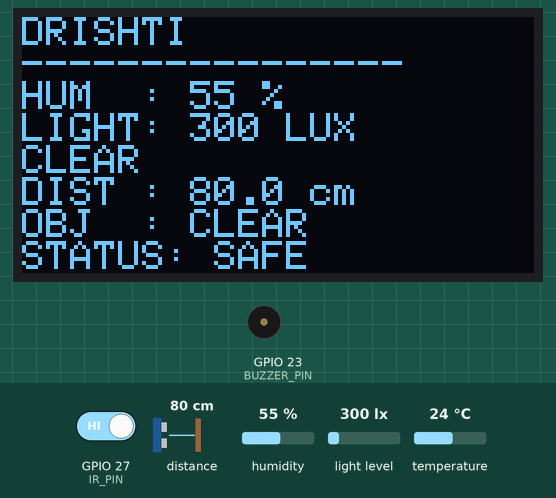
A sketch run on a simulated ESP32. Shown: 128×64 one-colour display, buzzer (waves = sounding, pin HIGH). The test bench sets the inputs (shaded band); at power-on: distance to the obstacle 80 cm, GPIO 27 (IR_PIN) HIGH, humidity 55 %, light level 300 lx, temperature 24 °C. What the sketch prints to the serial monitor is not drawn.

Above: at 3.5 s.
3.6 s: distance to the obstacle set to 23 cm
At 4.2 s:
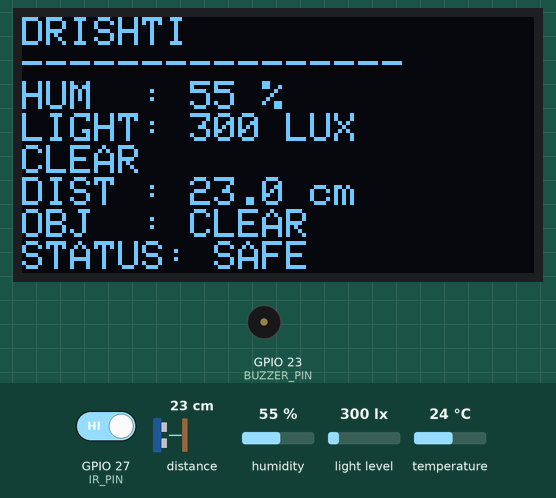
5.2 s: distance to the obstacle set to 18 cm
At 7.1 s:
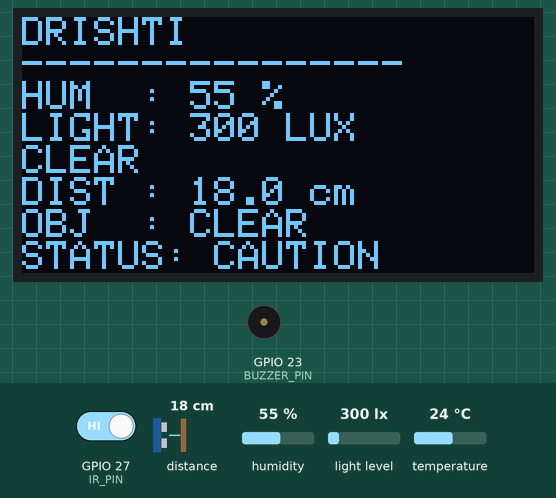
9.8 s: GPIO 27 (IR_PIN) driven LOW
At 10.7 s:
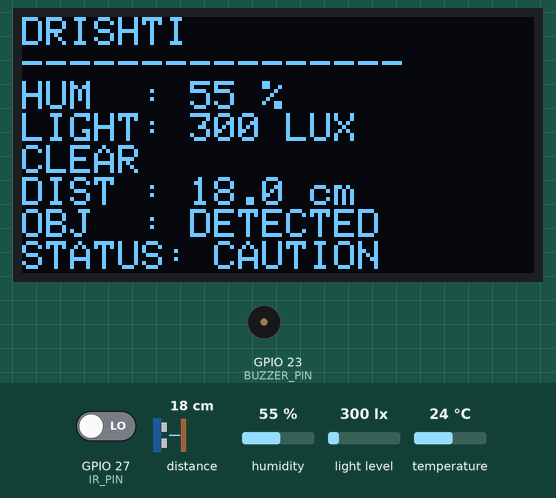
13.2 s: distance to the obstacle set to 2 cm
At 14.7 s:
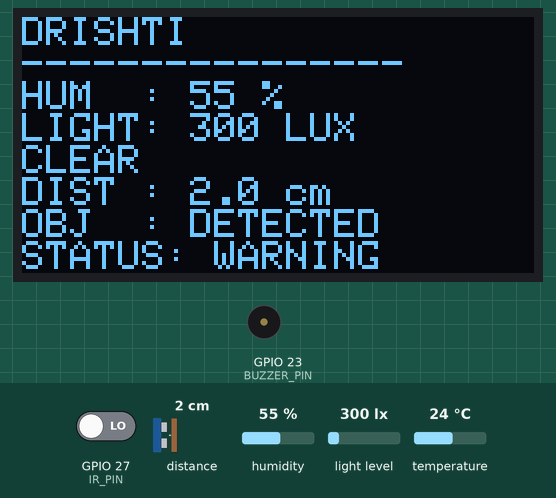
16.4 s: GPIO 27 (IR_PIN) driven HIGH
At 18.1 s:
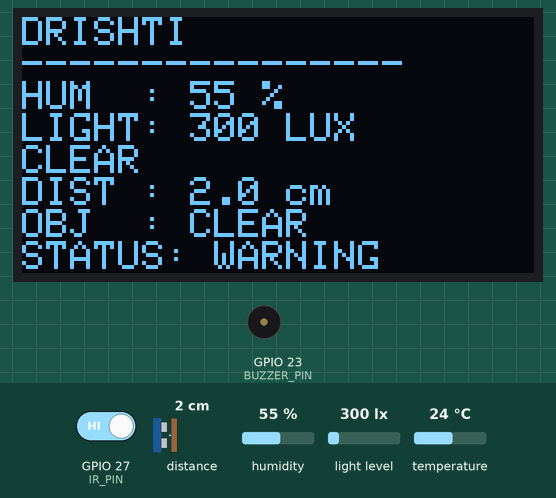
19.0 s: humidity set to 22 %
At 23.33 s:
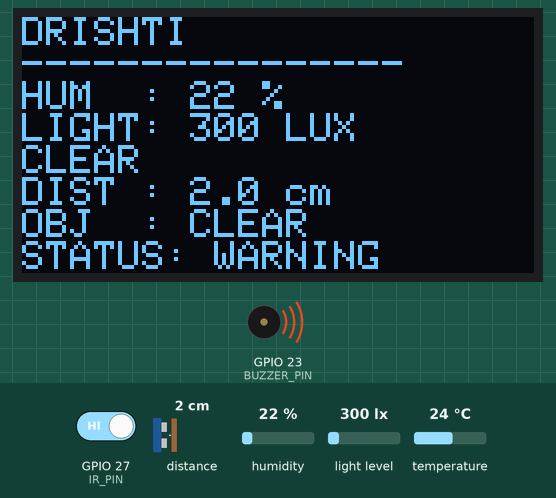
Timing chart, 0 to 24.9 s (numbered marks = the images above; inputs shaded):
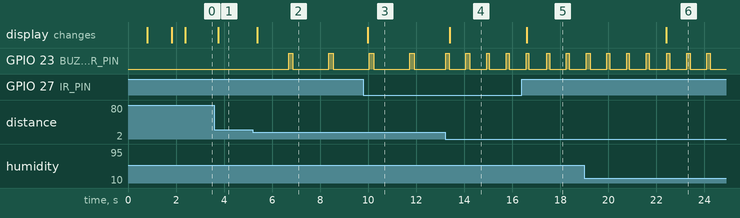

The sketch:

esp_code.ino
```cpp
#include <Wire.h>
#include <Adafruit_GFX.h>
#include <Adafruit_SSD1306.h>
#include <Adafruit_VL53L0X.h>
#include <DHT.h>
#include <BH1750.h>

// ==========================================================
//                         PINS
// ==========================================================

// ---------------- I2C BUS 0 ----------------
// VL53L0X + BH1750
#define I2C0_SDA 21
#define I2C0_SCL 22

// ---------------- I2C BUS 1 ----------------
// OLED
#define OLED_SDA 25
#define OLED_SCL 26

// DHT22
#define DHT_PIN 4
#define DHT_TYPE DHT22

// IR obstacle sensor
#define IR_PIN 27

// Buzzer
#define BUZZER_PIN 23

// ==========================================================
//                         OLED
// ==========================================================

#define SCREEN_WIDTH 128
#define SCREEN_HEIGHT 64

#define OLED_ADDR_1 0x3C
#define OLED_ADDR_2 0x3D

// ==========================================================
//                     SENSOR OBJECTS
// ==========================================================

DHT dht(DHT_PIN, DHT_TYPE);

Adafruit_VL53L0X lox;

BH1750 lightMeter;

Adafruit_SSD1306 display(
  SCREEN_WIDTH,
  SCREEN_HEIGHT,
  &Wire1,
  -1
);

// ==========================================================
//                       SENSOR DATA
// ==========================================================

float temperature = 0.0;
float humidity = 0.0;
float lux = 0.0;

uint16_t distanceMM = 9999;

bool objectDetected = false;

// ==========================================================
//                     SYSTEM STATUS
// ==========================================================

String distanceStatus = "SAFE";
String fogStatus = "CLEAR";

bool oledReady = false;
bool lidarReady = false;
bool lightReady = false;

// ==========================================================
//                   SAFETY THRESHOLDS
// ==========================================================

// Distance is in MILLIMETRES

const uint16_t WARNING_DISTANCE = 100;
const uint16_t CAUTION_DISTANCE = 200;

// ==========================================================
//                     FOG LOGIC
// ==========================================================

// Prototype fog-risk heuristic:
//
// Humidity >= 75%
// AND
// Light <= 100 lux
//
// => FOG CAN FORM

const float FOG_HUMIDITY_THRESHOLD = 75.0;
const float FOG_LIGHT_THRESHOLD = 100.0;

// ==========================================================
//                    VEHICLE INFORMATION
// ==========================================================

const char* VEHICLE_ID = "DRS-001";
const char* ZONE_ID = "A3";

// ==========================================================
//                       TIMERS
// ==========================================================

unsigned long lastLidarRead = 0;
unsigned long lastDHTRead = 0;
unsigned long lastLightRead = 0;
unsigned long lastDisplayUpdate = 0;
unsigned long lastSerialUpdate = 0;

const unsigned long LIDAR_INTERVAL = 100;
const unsigned long DHT_INTERVAL = 2000;
const unsigned long LIGHT_INTERVAL = 200;
const unsigned long DISPLAY_INTERVAL = 200;
const unsigned long SERIAL_INTERVAL = 1000;

// ==========================================================
//                       BUZZER
// ==========================================================

unsigned long buzzerTimer = 0;
bool buzzerState = false;

// ==========================================================
//                   FUNCTION DECLARATIONS
// ==========================================================

void scanBus(TwoWire& bus, const char* name, int sda, int scl);

void readVL53L0X();
void readIRSensor();
void readDHT22();
void readBH1750();

void calculateStatus();
void updateBuzzer();
void updateOLED();
void printTelemetry();

// ==========================================================
//                           SETUP
// ==========================================================

void setup() {

  Serial.begin(115200);

  delay(500);

  Serial.println();
  Serial.println("====================================");
  Serial.println("          DRISHTI SYSTEM");
  Serial.println("====================================");
  Serial.println();

  // ========================================================
  // START I2C BUS 0
  // ========================================================

  Wire.begin(I2C0_SDA, I2C0_SCL);

  delay(100);

  scanBus(
    Wire,
    "Wire / I2C0",
    I2C0_SDA,
    I2C0_SCL
  );

  // ========================================================
  // START I2C BUS 1
  // ========================================================

  Wire1.begin(OLED_SDA, OLED_SCL);

  delay(100);

  scanBus(
    Wire1,
    "Wire1 / I2C1",
    OLED_SDA,
    OLED_SCL
  );

  // ========================================================
  // VL53L0X
  // ========================================================

  Serial.println();
  Serial.println("Initializing VL53L0X...");

  lidarReady = lox.begin();

  if (lidarReady) {

    Serial.println("VL53L0X READY");
  }

  else {

    Serial.println("WARNING: VL53L0X NOT FOUND");
  }

  // ========================================================
  // BH1750
  // ========================================================

  Serial.println();
  Serial.println("Initializing BH1750...");

  lightReady = lightMeter.begin(
    BH1750::CONTINUOUS_HIGH_RES_MODE,
    0x23,
    &Wire
  );

  if (!lightReady) {

    Serial.println("0x23 not found.");
    Serial.println("Trying 0x5C...");

    lightReady = lightMeter.begin(
      BH1750::CONTINUOUS_HIGH_RES_MODE,
      0x5C,
      &Wire
    );
  }

  if (lightReady) {

    Serial.println("BH1750 READY");
  }

  else {

    Serial.println("WARNING: BH1750 NOT FOUND");
  }

  // ========================================================
  // OLED
  // ========================================================

  Serial.println();
  Serial.println("Initializing OLED...");

  if (display.begin(
        SSD1306_SWITCHCAPVCC,
        OLED_ADDR_1
      )) {

    oledReady = true;

    Serial.println("OLED FOUND AT 0x3C");
  }

  else if (display.begin(
             SSD1306_SWITCHCAPVCC,
             OLED_ADDR_2
           )) {

    oledReady = true;

    Serial.println("OLED FOUND AT 0x3D");
  }

  else {

    Serial.println("WARNING: OLED NOT FOUND");
  }

  // ========================================================
  // OLED INITIAL SCREEN
  // ========================================================

  if (oledReady) {

    display.clearDisplay();

    display.setTextSize(1);
    display.setTextColor(SSD1306_WHITE);

    display.setCursor(0, 0);

    display.println("DRISHTI");
    display.println("----------------");
    display.println("Initializing...");
    display.println();

    display.println("Sensors starting...");

    display.display();

    delay(1000);
  }

  // ========================================================
  // DHT22
  // ========================================================

  dht.begin();

  Serial.println("DHT22 READY");

  // ========================================================
  // IR
  // ========================================================

  pinMode(IR_PIN, INPUT);

  Serial.println("IR SENSOR READY");

  // ========================================================
  // BUZZER
  // ========================================================

  pinMode(BUZZER_PIN, OUTPUT);

  digitalWrite(BUZZER_PIN, LOW);

  Serial.println("BUZZER READY");

  // ========================================================
  // INITIAL OLED
  // ========================================================

  if (oledReady) {

    display.clearDisplay();

    display.setTextSize(1);
    display.setTextColor(SSD1306_WHITE);

    display.setCursor(0, 0);

    display.println("DRISHTI");
    display.println("----------------");
    display.println("SYSTEM READY");

    display.display();
  }

  Serial.println();
  Serial.println("====================================");
  Serial.println("             READY");
  Serial.println("====================================");
  Serial.println();

  delay(500);
}

// ==========================================================
//                           LOOP
// ==========================================================

void loop() {

  unsigned long now = millis();

  // ========================================================
  // VL53L0X
  // ========================================================

  if (now - lastLidarRead >= LIDAR_INTERVAL) {

    lastLidarRead = now;

    readVL53L0X();
  }

  // ========================================================
  // IR
  // ========================================================

  readIRSensor();

  // ========================================================
  // DHT22
  // IMPORTANT:
  // DHT22 should not be read every 100 ms
  // ========================================================

  if (now - lastDHTRead >= DHT_INTERVAL) {

    lastDHTRead = now;

    readDHT22();
  }

  // ========================================================
  // BH1750
  // ========================================================

  if (now - lastLightRead >= LIGHT_INTERVAL) {

    lastLightRead = now;

    readBH1750();
  }

  // ========================================================
  // CALCULATE STATUS
  // ========================================================

  calculateStatus();

  // ========================================================
  // BUZZER
  // ========================================================

  updateBuzzer();

  // ========================================================
  // OLED
  // ========================================================

  if (now - lastDisplayUpdate >= DISPLAY_INTERVAL) {

    lastDisplayUpdate = now;

    updateOLED();
  }

  // ========================================================
  // SERIAL TELEMETRY
  // ========================================================

  if (now - lastSerialUpdate >= SERIAL_INTERVAL) {

    lastSerialUpdate = now;

    printTelemetry();
  }
}

// ==========================================================
//                 I2C SCANNER
// ==========================================================

void scanBus(
  TwoWire& bus,
  const char* name,
  int sda,
  int scl
) {

  Serial.println();

  Serial.print("Scanning ");
  Serial.print(name);

  Serial.print(" (SDA=");
  Serial.print(sda);

  Serial.print(", SCL=");
  Serial.print(scl);

  Serial.println(")");

  int found = 0;

  for (uint8_t address = 1; address < 127; address++) {

    bus.beginTransmission(address);

    uint8_t error = bus.endTransmission();

    if (error == 0) {

      Serial.print("  Found device at 0x");

      if (address < 16) {
        Serial.print("0");
      }

      Serial.println(address, HEX);

      found++;
    }
  }

  if (found == 0) {

    Serial.println("  No I2C devices found.");
  }
}

// ==========================================================
//                    READ VL53L0X
// ==========================================================

void readVL53L0X() {

  if (!lidarReady) {

    distanceMM = 9999;

    return;
  }

  VL53L0X_RangingMeasurementData_t measurement;

  lox.rangingTest(
    &measurement,
    false
  );

  /*
     RangeStatus == 4
     means out of range.
  */

  if (measurement.RangeStatus != 4) {

    distanceMM = measurement.RangeMilliMeter;
  }

  else {

    distanceMM = 9999;
  }
}

// ==========================================================
//                       READ IR
// ==========================================================

void readIRSensor() {

  /*
     Typical IR obstacle sensor:

     LOW  = object detected
     HIGH = clear

     If your module behaves opposite,
     change LOW to HIGH.
  */

  objectDetected =
    (digitalRead(IR_PIN) == LOW);
}

// ==========================================================
//                      READ DHT22
// ==========================================================

void readDHT22() {

  float newHumidity =
    dht.readHumidity();

  float newTemperature =
    dht.readTemperature();

  if (
    !isnan(newHumidity) &&
    !isnan(newTemperature)
  ) {

    humidity = newHumidity;
    temperature = newTemperature;
  }

  else {

    Serial.println("DHT22 reading failed.");
  }
}

// ==========================================================
//                      READ BH1750
// ==========================================================

void readBH1750() {

  if (!lightReady) {

    lux = 0;

    return;
  }

  float newLux =
    lightMeter.readLightLevel();

  if (
    !isnan(newLux) &&
    newLux >= 0
  ) {

    lux = newLux;
  }
}

// ==========================================================
//                  CALCULATE SYSTEM STATUS
// ==========================================================

void calculateStatus() {

  // ========================================================
  // DISTANCE STATUS
  // ========================================================

  if (distanceMM < WARNING_DISTANCE) {

    distanceStatus = "WARNING";
  }

  else if (
    distanceMM >= WARNING_DISTANCE &&
    distanceMM <= CAUTION_DISTANCE
  ) {

    distanceStatus = "CAUTION";
  }

  else {

    distanceStatus = "SAFE";
  }

  // ========================================================
  // FOG STATUS
  // ========================================================

  if (
    humidity >= FOG_HUMIDITY_THRESHOLD &&
    lux <= FOG_LIGHT_THRESHOLD
  ) {

    fogStatus = "FOG CAN FORM";
  }

  else {

    fogStatus = "CLEAR";
  }
}

// ==========================================================
//                       BUZZER
// ==========================================================

void updateBuzzer() {

  unsigned long now = millis();

  // ========================================================
  // WARNING
  // ========================================================
  //
  // Pattern:
  //
  // BEEP
  // BEEP
  // BEEP
  // PAUSE
  //
  // ========================================================

  if (distanceStatus == "WARNING") {

    if (buzzerState == false) {

      // Currently OFF

      if (now - buzzerTimer >= 700) {

        digitalWrite(BUZZER_PIN, HIGH);

        buzzerState = true;

        buzzerTimer = now;
      }
    }

    else {

      // Currently ON

      if (now - buzzerTimer >= 120) {

        digitalWrite(BUZZER_PIN, LOW);

        buzzerState = false;

        buzzerTimer = now;
      }
    }

    return;
  }

  // ========================================================
  // CAUTION
  // ========================================================

  if (distanceStatus == "CAUTION") {

    if (buzzerState == false) {

      // OFF → wait before beep

      if (now - buzzerTimer >= 1500) {

        digitalWrite(BUZZER_PIN, HIGH);

        buzzerState = true;

        buzzerTimer = now;
      }
    }

    else {

      // ON → turn off after short beep

      if (now - buzzerTimer >= 180) {

        digitalWrite(BUZZER_PIN, LOW);

        buzzerState = false;

        buzzerTimer = now;
      }
    }

    return;
  }

  // ========================================================
  // SAFE
  // ========================================================

  digitalWrite(BUZZER_PIN, LOW);

  buzzerState = false;

  buzzerTimer = now;
}

// ==========================================================
//                       OLED DISPLAY
// ==========================================================

void updateOLED() {

  if (!oledReady) {

    return;
  }

  display.clearDisplay();

  display.setTextSize(1);

  display.setTextColor(
    SSD1306_WHITE
  );

  display.setCursor(0, 0);

  // --------------------------------------------------------
  // HEADER
  // --------------------------------------------------------

  display.println("DRISHTI");

  display.println("----------------");

  // --------------------------------------------------------
  // HUMIDITY
  // --------------------------------------------------------

  display.print("HUM  : ");

  display.print(
    humidity,
    0
  );

  display.println(" %");

  // --------------------------------------------------------
  // LIGHT
  // --------------------------------------------------------

  display.print("LIGHT: ");

  display.print(
    lux,
    0
  );

  display.println(" LUX");

  // --------------------------------------------------------
  // FOG
  // --------------------------------------------------------

  display.println(fogStatus);

  // --------------------------------------------------------
  // DISTANCE
  // --------------------------------------------------------

  display.print("DIST : ");

  if (distanceMM >= 9999) {

    display.println("-- cm");
  }

  else {

    float distanceCM =
      distanceMM / 10.0;

    display.print(
      distanceCM,
      1
    );

    display.println(" cm");
  }

  // --------------------------------------------------------
  // OBJECT
  // --------------------------------------------------------

  display.print("OBJ  : ");

  if (objectDetected) {

    display.println("DETECTED");
  }

  else {

    display.println("CLEAR");
  }

  // --------------------------------------------------------
  // STATUS
  // --------------------------------------------------------

  display.print("STATUS: ");

  display.println(
    distanceStatus
  );

  // --------------------------------------------------------
  // SEND TO OLED
  // --------------------------------------------------------

  display.display();
}

// ==========================================================
//                    SERIAL TELEMETRY
// ==========================================================

void printTelemetry() {

  Serial.println();
  Serial.println("================================");

  Serial.print("Vehicle       : ");
  Serial.println(VEHICLE_ID);

  Serial.print("Zone          : ");
  Serial.println(ZONE_ID);

  Serial.print("Temperature   : ");
  Serial.print(temperature, 1);
  Serial.println(" C");

  Serial.print("Humidity      : ");
  Serial.print(humidity, 1);
  Serial.println(" %");

  Serial.print("Light         : ");
  Serial.print(lux, 1);
  Serial.println(" lux");

  Serial.print("Distance      : ");

  if (distanceMM >= 9999) {

    Serial.println("OUT OF RANGE");
  }

  else {

    Serial.print(distanceMM);
    Serial.println(" mm");
  }

  Serial.print("Object        : ");

  if (objectDetected) {

    Serial.println("DETECTED");
  }

  else {

    Serial.println("CLEAR");
  }

  Serial.print("Fog Status    : ");
  Serial.println(fogStatus);

  Serial.print("Safety Status : ");
  Serial.println(distanceStatus);

  Serial.println("================================");

  // ========================================================
  // JSON OUTPUT
  // ========================================================

  String json = "{";

  json += "\"vehicle_id\":\"";
  json += VEHICLE_ID;
  json += "\"";

  json += ",\"zone\":\"";
  json += ZONE_ID;
  json += "\"";

  json += ",\"temperature\":";
  json += String(
    temperature,
    1
  );

  json += ",\"humidity\":";
  json += String(
    humidity,
    1
  );

  json += ",\"ambient_light\":";
  json += String(
    lux,
    1
  );

  json += ",\"distance_mm\":";

  if (distanceMM >= 9999) {

    json += "null";
  }

  else {

    json += String(distanceMM);
  }

  json += ",\"object_detected\":";

  json += (
    objectDetected
    ? "true"
    : "false"
  );

  json += ",\"obstacle_detected\":";

  json += (
    distanceStatus != "SAFE"
    ? "true"
    : "false"
  );

  json += ",\"fog_status\":\"";
  json += fogStatus;
  json += "\"";

  json += ",\"status\":\"";
  json += distanceStatus;
  json += "\"";

  json += "}";

  Serial.println(json);
}
```

Measured:
- the behaviour switches between 21 and 20 cm on distance to the obstacle (found by bisection; images 1 and 2)
- after the input at 3.6 s, the display: changes after 0.15 s (image 1)
- after the input at 5.2 s, GPIO 23 (BUZZER_PIN): alternates HIGH for 0.18 s and LOW for 1.5 s, starting after 1.5 s; the display: changes after 0.18 s (image 2)
- after the input at 9.8 s, the display: changes after 0.19 s (image 3)
- after the input at 13.2 s, GPIO 23 (BUZZER_PIN): alternates HIGH for 0.13 s and LOW for 0.70 s, starting at once; the display: changes after 0.20 s (image 4)
- after the input at 16.4 s, the display: changes after 0.20 s (image 5)
- after the input at 19.0 s, the display: changes after 3.4 s (image 6)
